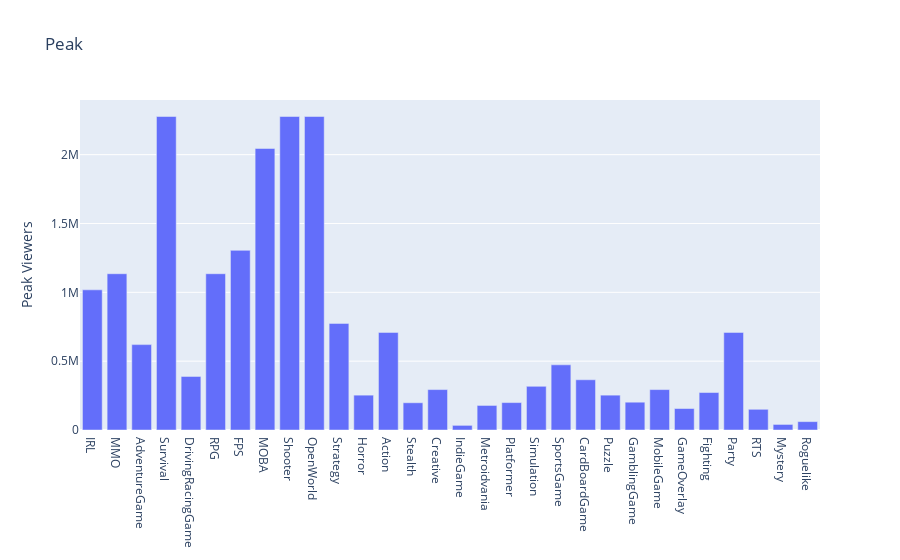

Notebook code for this chart:
### Code cell
def draw_peak_viewers():
    data = {'tag': [], 'peak': []}
    for key in cat.keys():
        data['tag'].append(key)
        sdf = df[df['id'].isin(cat[key])]
        peak = sdf['Peak viewers'].str.split(' ').str[0].astype(int)
        data['peak'].append(peak.max())
    trace = go.Bar(
        x=data['tag'],
        y=data['peak'],
        name='Number of Games'
    )
    fig=go.Figure(data=[trace])
    fig.update_layout(
        title='Peak',
        yaxis_title='Peak Viewers',
    )
    pyo.iplot(fig)

draw_peak_viewers()

### Figure 1 — Plotly figure (JSON) as saved in the notebook; plotly's stock layout.template omitted (floating-point values rounded to 4 significant figures)
{"data": [{"name": "Number of Games", "type": "bar", "x": ["IRL", "MMO", "AdventureGame", "Survival", "DrivingRacingGame", "RPG", "FPS", "MOBA", "Shooter", "OpenWorld", "Strategy", "Horror", "Action", "Stealth", "Creative", "IndieGame", "Metroidvania", "Platformer", "Simulation", "SportsGame", "CardBoardGame", "Puzzle", "GamblingGame", "MobileGame", "GameOverlay", "Fighting", "Party", "RTS", "Mystery", "Roguelike"], "y": [1018061, 1135186, 620179, 2277171, 389213, 1135186, 1304870, 2044782, 2277171, 2277171, 774280, 253155, 708865, 197908, 293589, 33660, 178313, 199193, 316928, 473474, 364836, 253155, 201907, 293530, 155932, 272231, 708865, 150349, 40363, 60903]}], "layout": {"title": {"text": "Peak"}, "yaxis": {"title": {"text": "Peak Viewers"}}}}
